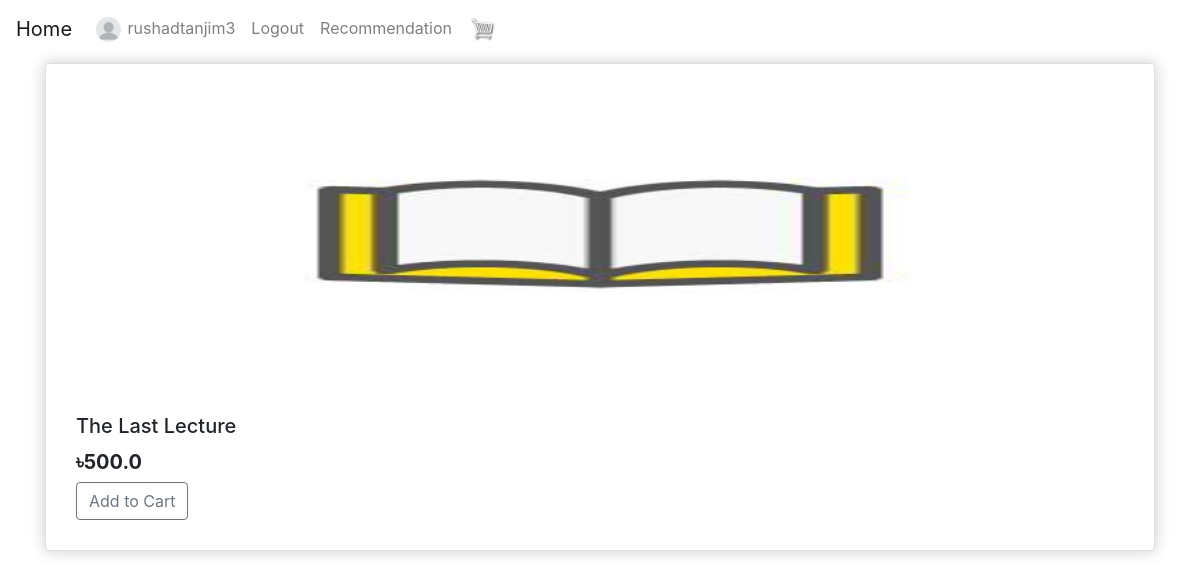
/profiles/product/The Last Lecture (signed in), run on the app's committed database.
### profiles/models.py (models this page shows, shortened)
class Profile(models.Model):
    user = models.OneToOneField(User, on_delete=models.CASCADE)
    first_name = models.CharField(max_length=255, blank=True)
    last_name = models.CharField(max_length=255, blank=True)
    city = models.CharField(max_length=200, blank=True)
    profile_pic = models.ImageField(default='default.png', upload_to='profile')

### shop/models.py (models this page shows, shortened)
class Product(models.Model):
    BOOK_GENRES_CHOICES = [
        ('Action', 'Action and adventure'),
        ('Art', 'Art/architecture'),
        ('Alternate history', 'Alternate history'),
        ('Autobiography', 'Autobiography'),
        ('Anthology', 'Anthology'),
        ('Biography', 'Biography'),
        ('Business', 'Business/economics'),
        ('Children', 'Children'),
        ('Crafts/hobbies', 'Crafts/hobbies'),
        ('Classic', 'Classic'),
        ('Cookbook', 'Cookbook'),
        ('Comic book', 'Comic book'),
        ('Diary', 'Diary'),
        ('Dictionary', 'Dictionary'),
        ('Crime', 'Crime'),
        ('Encyclopedia', 'Encyclopedia'),
        ('Drama', 'Drama'),
        ('Fairytale', 'Fairytale'),
        ('Health', 'Health/fitness'),
        ('Fantasy', 'Fantasy'),
        ('History', 'History'),
        ('Graphic novel', 'Graphic novel'),
        ('Home and garden', 'Home and garden'),
        ('Historical fiction', 'Historical fiction'),
        ('Humor', 'Humor'),
        ('Horror', 'Horror'),
        ('Journal', 'Journal'),
        ('Mystery', 'Mystery'),
        ('Math', 'Math'),
        ('Paranormal romance', 'Paranormal romance'),
        ('Memoir', 'Memoir'),
        ('Picture book', 'Picture book'),
        ('Philosophy', 'Philosophy'),
        ('Poetry', 'Poetry'),
        ('Prayer', 'Prayer'),
        ('Political thriller', 'Political thriller'),
        ('Religion', 'Religion, spirituality, and new age'),
        ('Romance', 'Romance'),
        ('Textbook', 'Textbook'),
        ('Satire', 'Satire'),
        ('True crime', 'True crime'),
        ('Science fiction', 'Science fiction'),
        ('Review', 'Review'),
        ('Short story', 'Short story'),
        ('Science', 'Science'),
        ('Suspense', 'Suspense'),
        ('Self help', 'Self help'),
        ('Thriller', 'Thriller'),
        ('Sports and leisure', 'Sports and leisure'),
        ('Western', 'Western'),
        ('Travel', 'Travel'),
        ('Young adult', 'Young adult'),
    ]
    product_name = models.CharField(blank=True, max_length=255)
    price = models.FloatField(blank=True, null=True, default=1)
    digital = models.BooleanField(default=False, null=True, blank=False)
    genres = models.CharField(
        max_length=150, choices=BOOK_GENRES_CHOICES, default='Textbook')
    quantity = models.IntegerField(blank=False, default=1)
    product_pic = models.ImageField(
        default='book-default.jpg', upload_to='product')

### profiles/views.py (the view)
def productDetail(request, book_name):
    book = Product.objects.filter(product_name=book_name)
    data = {'book': book}
    return render(request, 'profiles/product.html', data)

### profiles/templates/profiles/product.html (shortened to what this page needs)
{% extends "profiles/base.html" %}
{% block content %}
    {% for single in book %}
        <div class="container">
            <div class="card box-element">
                <img src="{{ single.product_pic.url }}"
                     class="card-img-top"
                     style="width: 100%; height: 40vh"/>
                <div class="card-body">
                    <h5 class="card-title">{{ single.product_name }}</h5>
                    <h5>
                        <strong>&#2547;{{ single.price }}</strong>
                    </h5>
                    <button data-product="{{ single.id }}"
                            data-action="add"
                            class="btn btn-outline-secondary add-btn update-cart">
                        Add to Cart
                    </button>
                </div>
            </div>
        </div>
    {% endfor %}
{% endblock content %}

### profiles/templates/profiles/base.html (shortened to what this page needs)
<!DOCTYPE html>
{% load static %}
<html lang="en">
    <head>
        <link rel="stylesheet" type="text/css" href="{% static 'css/main.css' %}">
        <link rel="stylesheet"
              type="text/css"
              href="{% static 'css/bootstrap.css' %}">
    </head>
    <body>
        <nav class="navbar navbar-expand-lg bg-steel navbar-light ml-auto">
            <a class="navbar-brand" href="{% url 'home' %}">Home</a>
            <div class="collapse navbar-collapse" id="navbarSupportedContent">
                <ul class="navbar-nav">
                    {% if user.is_authenticated %}
                        <li class="nav-item">
                            <a class="nav-link user-name"
                               data-user="{{ request.user }}"
                               style="display: inline-block;"
                               href="{% url 'profiles:profile' %}">
                                <img class="rounded-circle"
                                     style="width:25px;
                                            margin-right: 2px;"
                                     src="{{ user.profile.profile_pic.url }}">
                                {{ user.username }}
                            </a>
                            <li>
                                <a class="nav-item nav-link" href="{% url 'profiles:logout' %}">Logout</a>
                            </li>
                        </li>
                        <li class="nav-item">
                            <a class="nav-link" href="{% url 'profiles:recommendation' %}">Recommendation</a>
                        </li>
                    {% endif %}
                    <li>
                        <a href="{% url 'profiles:cart' %}">
                            <img style="	width:25px; margin-left: 10px; text-decoration: none; padding-top:8px"
                                 src="{% static 'images/cart.png' %}">
                        </a>
                    </li>
                </ul>
            </div>
        </nav>
        {% block content %}{% endblock %}
    </body>
</html>

### static/css/main.css (style rules this page uses)
.box-element { box-shadow:hsl(0, 0%, 80%) 0 0 16px; background-color: #fff; border-radius: 4px; padding: 10px; margin-top: 5px; }

### data on the page
Product: product_pic (placeholder picture), product_name "The Last Lecture", price "500.0"

### other printed values
{{ user.username }} "rushadtanjim3"
